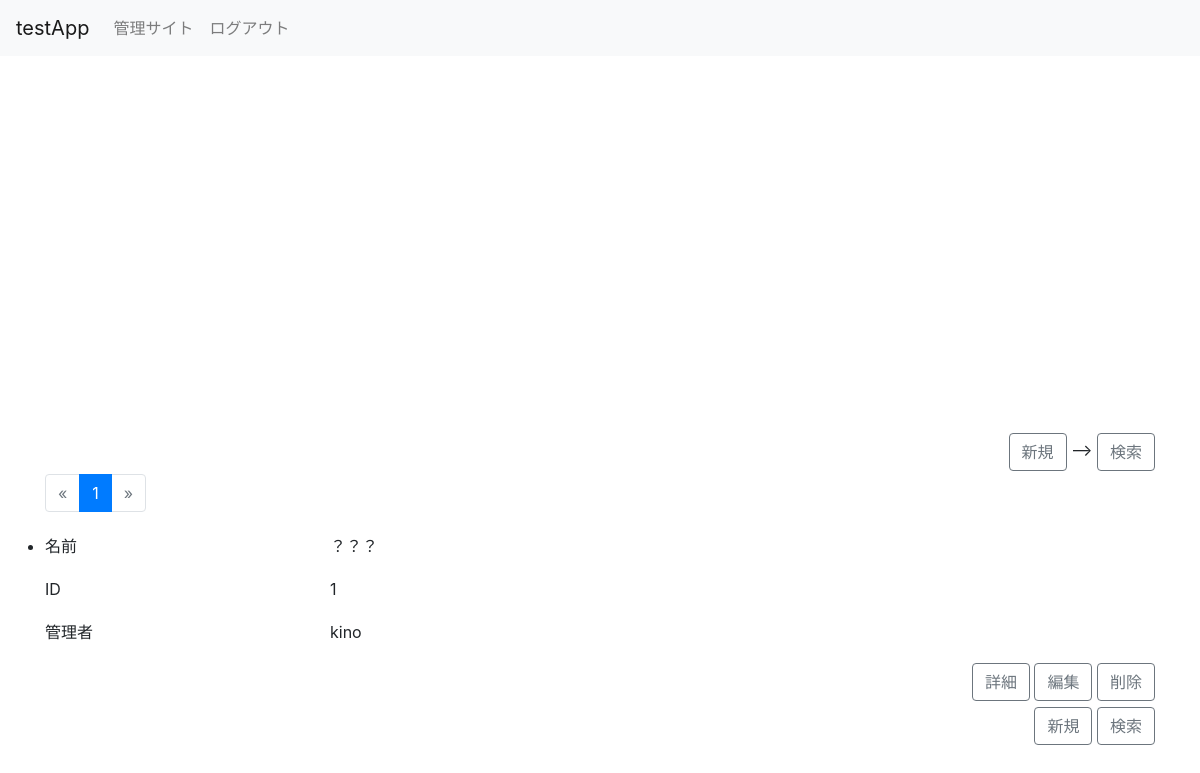
Page /app/ on the earlier database version.
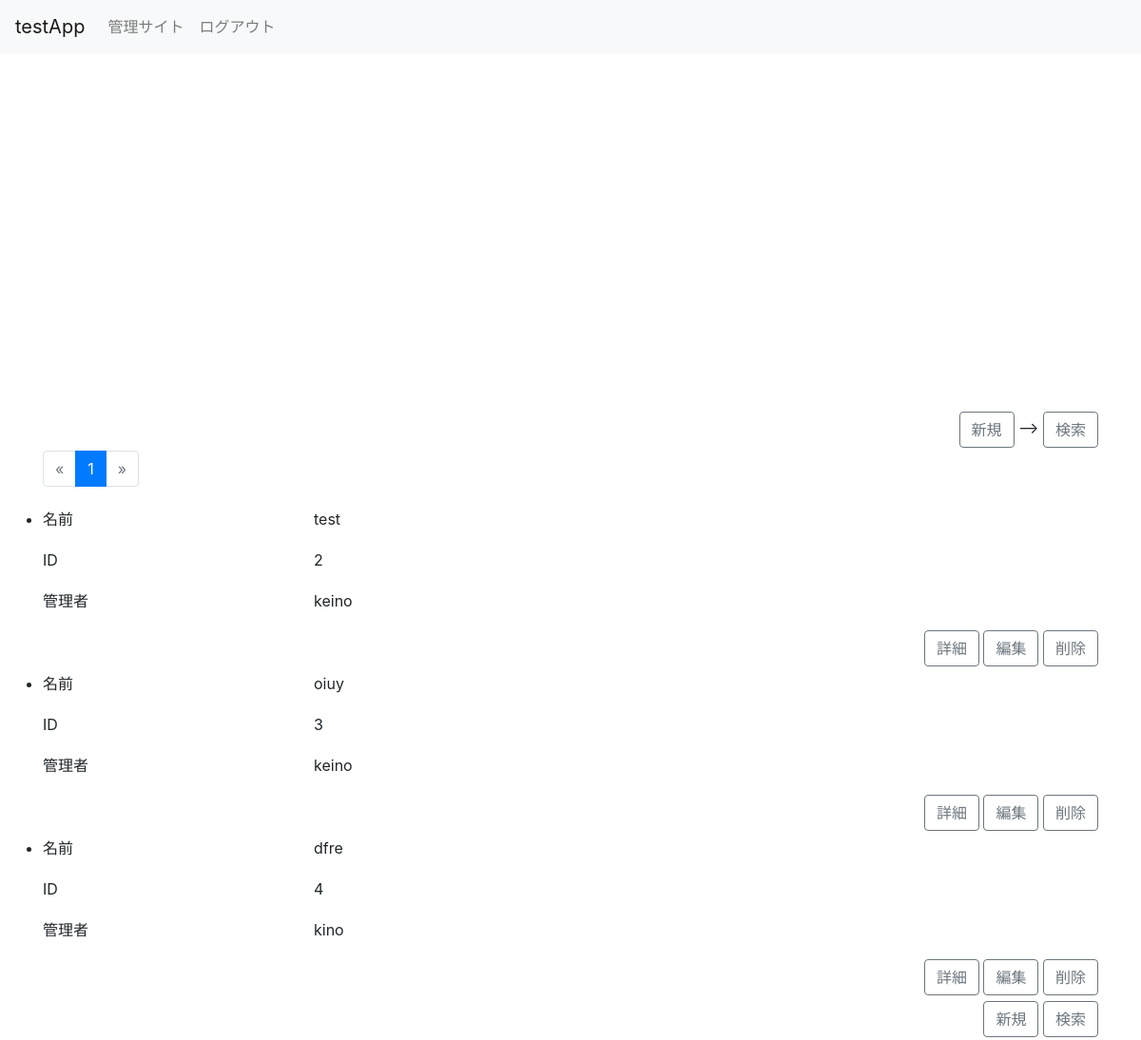
Same page on the later database version.
### app/models.py (models this page shows, shortened)
class Building(models.Model):
    id_building = models.AutoField(
        verbose_name = '建物ID',
        primary_key=True,
    )
    name_building = models.CharField(
        verbose_name = '建物名',
        max_length = 255,
    )
    address_lat = models.DecimalField(
        verbose_name = '緯度',
        max_digits=10,
        decimal_places=7,
        default=0
    )
    address_lon = models.DecimalField(
        verbose_name = '経度',
        max_digits=10,
        decimal_places=7,
        default=0
    )
    risk_rate = models.IntegerField(
        verbose_name = '危険度',
        blank = True,
        null = True,
        default = -1,
    )
    own_user = models.ForeignKey(
        CustomUser,
        verbose_name = '管理者',
        on_delete = models.CASCADE,
        null=True,
    )

class CustomUser(AbstractBaseUser):
    user_id = models.AutoField(
        verbose_name = 'ユーザID',
        primary_key=True,
    )
    username = models.CharField(
        verbose_name='ユーザ名',
        max_length=255,
        unique=True,
    )
    date_of_birth = models.DateField(
        blank = True,
        null = True,
    )
    is_active = models.BooleanField(
        default=True
    )
    is_admin = models.BooleanField(
        default=False
    )
    manager = CustomUserManager()
    USERNAME_FIELD = 'username'
    REQUIRED_FIELDS = ['date_of_birth']
    def __str__(self):
        return self.username

### app/views.py (the view)
# urls.py: path('',  BuildingsListView.as_view(), name='index'),
class BuildingsListView(FilterView):
    model = Building
    queryset = Building.objects.all().order_by('-name_building')
    print(queryset)
    strict = False
    paginate_by = 10
    def get(self, request, **kwargs):
        print(super().get(request, **kwargs))
        return super().get(request, **kwargs)

### app/templates/app/building_filter.html (shortened to what this page needs)
{% extends "./_base.html" %}
{% block content %}
{% load crispy_forms_tags %}
<div class="container">
    <div class="row">
        <div class="col-12">
            <div class="float-right">
                <a class="btn btn-outline-secondary" href="{% url 'create' %}">新規</a> -->
                <a class="btn btn-outline-secondary" data-toggle="building" data-target="#building" href="#">検索</a>
            </div>
        </div>
    </div>
    <div class="row" >
        <div class="col-12">
            {% include "./_pagination.html" %}
        </div>
    </div>
    <div class="row">
        <div class="col-12">
            <ul class="list-group">
                {% for building in building_list %}
                <li class="list-group-building">
                    <div class="row">
                        <div class="col-3">
                            <p>名前</p>
                        </div>
                        <div class="col-9">
                            <p>{{ building.name_building }}</p>
                        </div>
                    </div>
                    <div class="row">
                        <div class="col-3">
                            <p>ID</p>
                        </div>
                        <div class="col-9">
                            <p>{{building.id_building}}</p>
                        </div>
                    </div>
                    <div class="row">
                        <div class="col-3">
                            <p>管理者</p>
                        </div>
                        <div class="col-9">
                            <p>{{building.own_user}}</p>
                        </div>
                    </div>
                    <div class="row">
                        <div class="col-12">
                            <div class="float-right">
                                <a class="btn btn-outline-secondary " href="{% url 'detail' building.pk %}">詳細</a>
                                <a class="btn btn-outline-secondary " href="{% url 'update' building.pk %}">編集</a>
                                <a class="btn btn-outline-secondary " href="{% url 'delete' building.pk %}">削除</a>
                            </div>
                        </div>
                    </div>
                </li>
                {% empty %}
                <li class="list-group-building">
                    対象のデータがありません
                </li>
                {% endfor %}
            </ul>
        </div>
    </div>
    <div class="row" >
        <div class="col-12">
            <div class="float-right">
                <a class="btn btn-outline-secondary" href="{% url 'create' %}">新規</a>
                <a class="btn btn-outline-secondary" data-toggle="building" data-target="#building" href="#">検索</a>
            </div>
        </div>
    </div>
</div>
{% endblock %}

### app/templates/app/_base.html (shortened to what this page needs)
{% load static %}
<!DOCTYPE html>
<html lang="ja">
<head>
    <link href="https://maxcdn.bootstrapcdn.com/bootstrap/4.0.0/css/bootstrap.min.css" rel="stylesheet">
    <link href="{% static "app/css/app.css" %}" rel="stylesheet">
</head>
<body>
    <nav class="navbar navbar-expand-lg navbar-light bg-light">
        <a class="navbar-brand" href="#">testApp</a>
        <div class="collapse navbar-collapse" id="Navber">
            <ul class="navbar-nav mr-auto">
                <li class="nav-item">
                    <a class="nav-link" href="{% url 'admin:index'%}">管理サイト</a>
                </li>
                <li class="nav-item">
                    <a class="nav-link" href="{% url 'admin:logout'%}">ログアウト</a>
                </li>
            </ul>
        </div>
    </nav>
    {% block content %}
    {% endblock %}
</body>
</html>

### app/templates/app/_pagination.html (shortened to what this page needs)
{% load item_extras %}
<ul class="pagination">
    {% if page_obj.has_previous %}
        <li class="page-item pagination-prev">
            <a class="page-link" href="?{% url_replace request 'page' page_obj.previous_page_number %}">&laquo;</a>
        </li>
    {% else %}
        <li class="disabled page-item pagination-next">
            <span class="page-link">&laquo;</span>
        </li>
    {% endif %}
    {% for page in page_obj.paginator.page_range %}
        {% if page %}
            {% ifequal page page_obj.number %}
                <li class="active page-item">
                    <span class="page-link">{{ page }}
                    </span>
                </li>
            {% else %}
                <li class="page-item">
                    <a class="page-link" href="?{% url_replace request 'page' page %}">{{ page }}</a>
                </li>
            {% endifequal %}
        {% endif %}
    {% endfor %}
    {% if page_obj.has_next %}
        <li class="page-item pagination-next">
            <a class="page-link" href="?{% url_replace request 'page' page_obj.next_page_number %}">&raquo;</a>
        </li>
    {% else %}
        <li class="disabled page-item pagination-next">
            <span class="page-link ">&raquo;</span>
        </li>
    {% endif %}
</ul>

### app/static/app/css/app.css (style rules this page uses)
.row { margin-top:3px; margin-bottom:3px; }

Differences in the rows shown:
removed Building: name_building "？？？", id_building "1", own_user "kino"
added Building: name_building "test", id_building "2", own_user "keino"
added Building: name_building "oiuy", id_building "3", own_user "keino"
added Building: name_building "dfre", id_building "4", own_user "kino"
